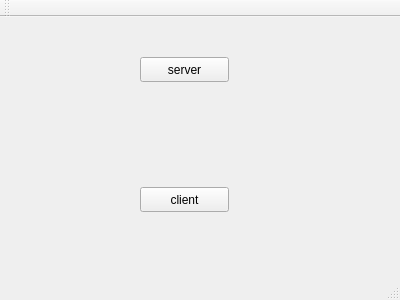
<?xml version="1.0" encoding="UTF-8"?>
<ui version="4.0">
 <class>MainWindow</class>
 <widget class="QMainWindow" name="MainWindow">
  <property name="geometry">
   <rect>
    <x>0</x>
    <y>0</y>
    <width>400</width>
    <height>300</height>
   </rect>
  </property>
  <property name="windowTitle">
   <string>MainWindow</string>
  </property>
  <widget class="QWidget" name="centralWidget">
   <widget class="QPushButton" name="server">
    <property name="geometry">
     <rect>
      <x>140</x>
      <y>40</y>
      <width>89</width>
      <height>25</height>
     </rect>
    </property>
    <property name="text">
     <string>server</string>
    </property>
   </widget>
   <widget class="QPushButton" name="client">
    <property name="geometry">
     <rect>
      <x>140</x>
      <y>170</y>
      <width>89</width>
      <height>25</height>
     </rect>
    </property>
    <property name="text">
     <string>client</string>
    </property>
   </widget>
  </widget>
  <widget class="QMenuBar" name="menuBar">
   <property name="geometry">
    <rect>
     <x>0</x>
     <y>0</y>
     <width>400</width>
     <height>28</height>
    </rect>
   </property>
  </widget>
  <widget class="QToolBar" name="mainToolBar">
   <attribute name="toolBarArea">
    <enum>TopToolBarArea</enum>
   </attribute>
   <attribute name="toolBarBreak">
    <bool>false</bool>
   </attribute>
  </widget>
  <widget class="QStatusBar" name="statusBar"/>
 </widget>
 <layoutdefault spacing="6" margin="11"/>
 <resources/>
 <connections/>
</ui>
